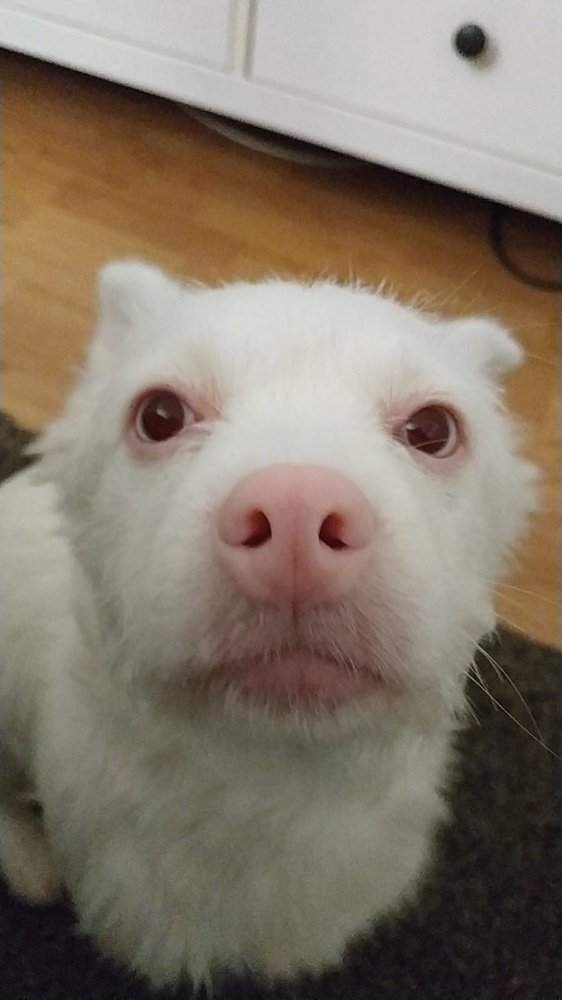
#> input picture capítulo3/La_verdadera_y_única_Reina_de_España.jpeg, 562 x 1000 px, shrunk from 899 x 1599 before the run
$ python 'DetecciónDeBordesCanny.py'
#> lines starting #> are read from the running program, lines starting #| are printed output that depends on the picture
import cv2
import numpy as np

img = cv2.imread("La_verdadera_y_única_Reina_de_España.jpeg", 0)
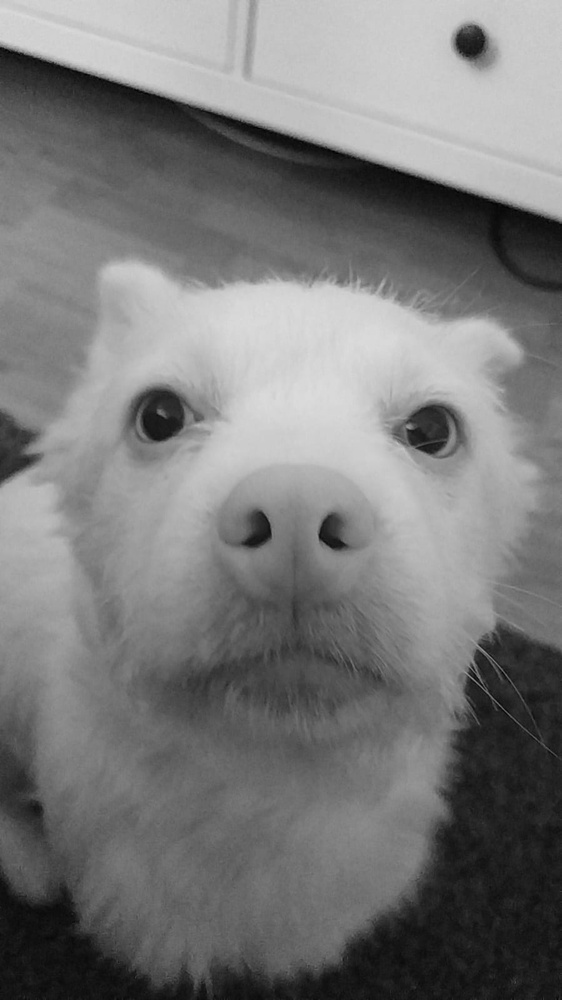
#> img: shape (1000, 562); min 0, max 220, mean 121.8
cv2.imwrite("cala_canny.jpg", cv2.Canny(img, 30, 75))
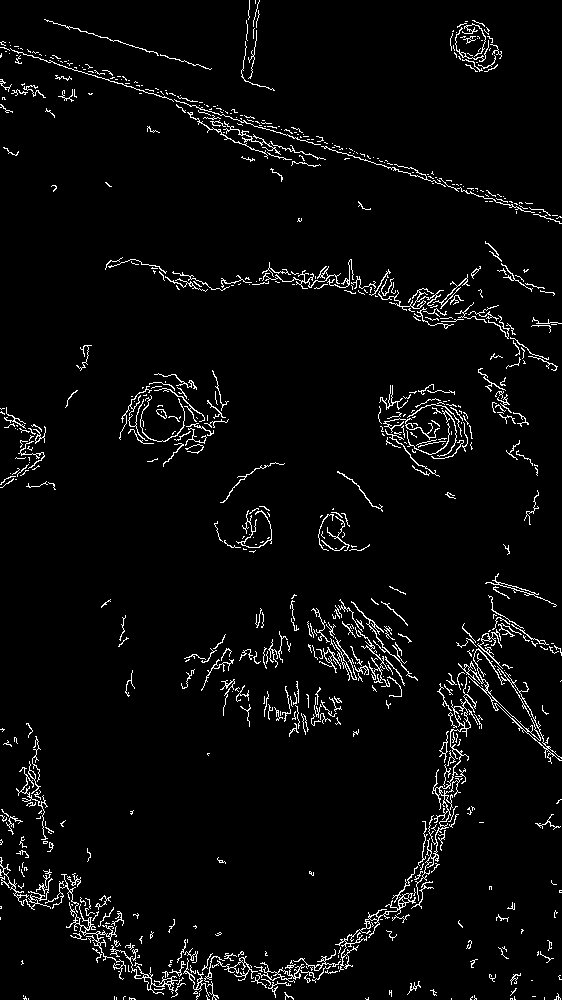
#> saved as cala_canny.jpg: shape (1000, 562); 3.9% white in thin lines or dots
cv2.imshow("cala canny", cv2.imread("cala_canny.jpg"))
cv2.waitKey()
cv2.destroyAllWindows()
